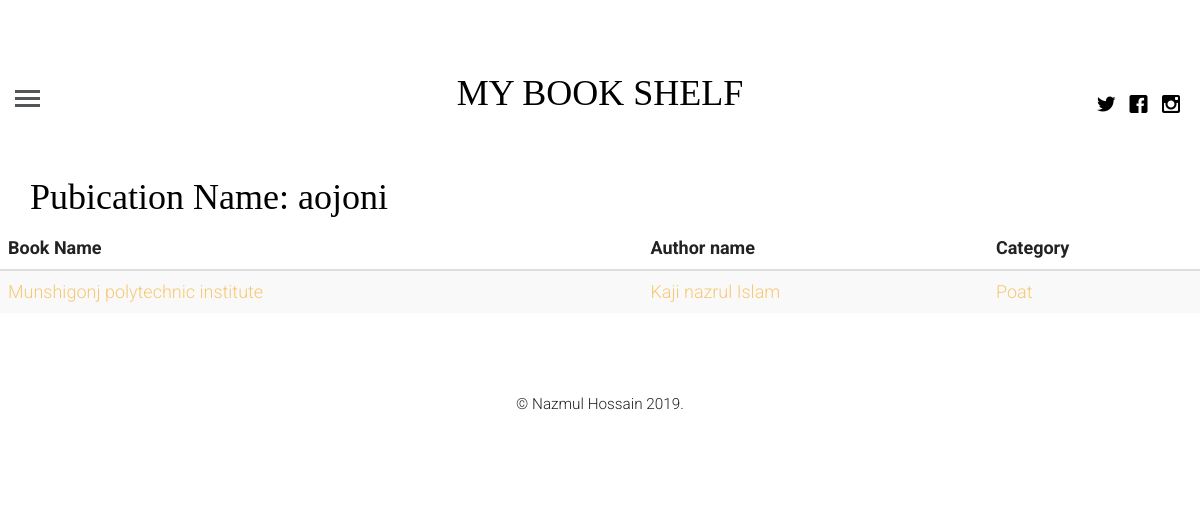
Page /book/pub/aojoni on the earlier database version.
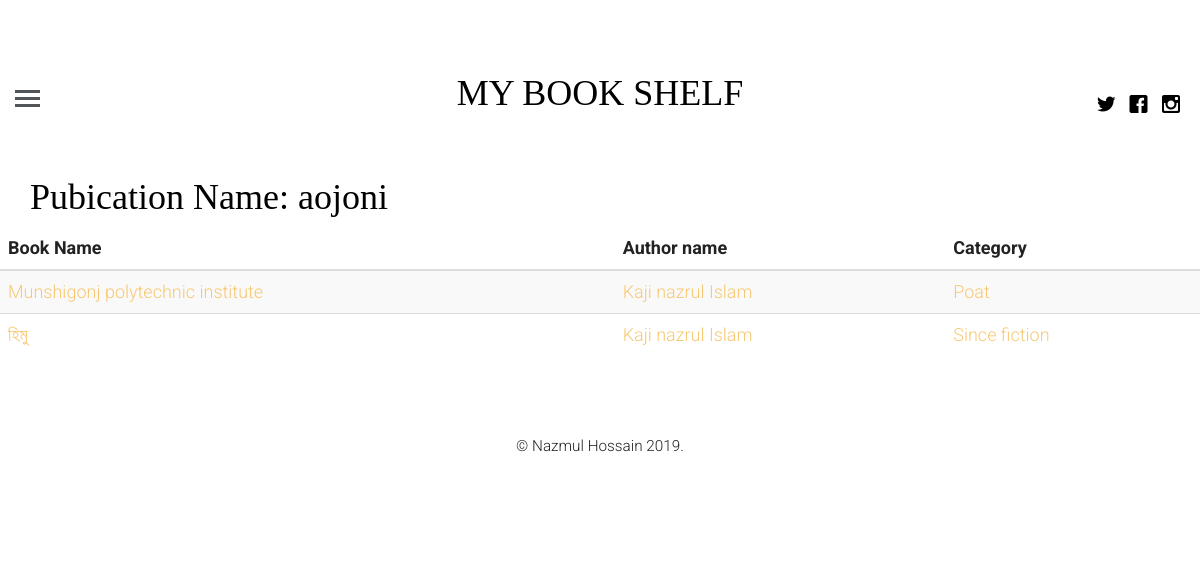
Same page on the later database version.
### book_shelf/models.py (models this page shows, shortened)
class NeedToRead(models.Model):
    name = models.CharField(max_length=100)
    pictur = models.ImageField()
    book_author = models.ForeignKey(BookAuthor,on_delete=models.CASCADE)
    category = models.ForeignKey(Category,on_delete=models.CASCADE)
    price = models.IntegerField()
    publisher = models.ForeignKey(Publisher,on_delete=models.CASCADE)
    target_date = models.DateField()
    status_choices = (
        ('High','High'),
        ('Medium','Medium'),
        ('Low','Low'),
        ('Done','Done')
    )
    status = models.CharField(max_length=6,choices=status_choices)
    posted_on = models.DateTimeField(auto_now=False,auto_now_add=True)
    update_on = models.DateTimeField(auto_now=True,auto_now_add=False)

class BookAuthor(models.Model):
    name = models.CharField(max_length=100)
    def __str__(self):
        return self.name

class Category(models.Model):
    name = models.CharField(max_length=100)
    def __str__(self):
        return self.name

### book_shelf/views.py (the view)
# urls.py: path('book/pub/<book_pub>',publication_book,name="publisar_book"),
def publication_book(request,book_pub):
    pub_books = NeedToRead.objects.filter(publisher__name = book_pub)
    context = {
        "pubs_books" : pub_books,
        "pub_name" : book_pub
    }
    return render(request,'book_shelf/pub_book.html',context)

### template/book_shelf/pub_book.html (shortened to what this page needs)
{% extends 'base.html' %}
{% block content %}
           <h1 class="container"> Pubication Name: {{pub_name}} </h1>
        <table class="table table-striped">
        <thead>
            <tr>
            <th scope="col"> Book Name </th>
            <th scope="col">Author name</th>
            <th scope="col">Category</th>
            </tr>
        </thead>
         <tbody>
        {% for book in pubs_books %}
        <tr>
        <td><a href="{% url 'book_details' book.id %}">{{book.name}}</a></td>
        <td> <a href="{% url 'author_book' book.book_author %}">{{book.book_author}}</a></td>
        <td> <a href="{% url 'category_book' book.category %}">{{book.category}}</a></td>
        </tr>
        {% endfor %}
        </tbody>
    </table>
{% endblock %}

Differences in the rows shown:
added NeedToRead: name "হিমু", book_author "Kaji nazrul Islam", category "Since fiction"
